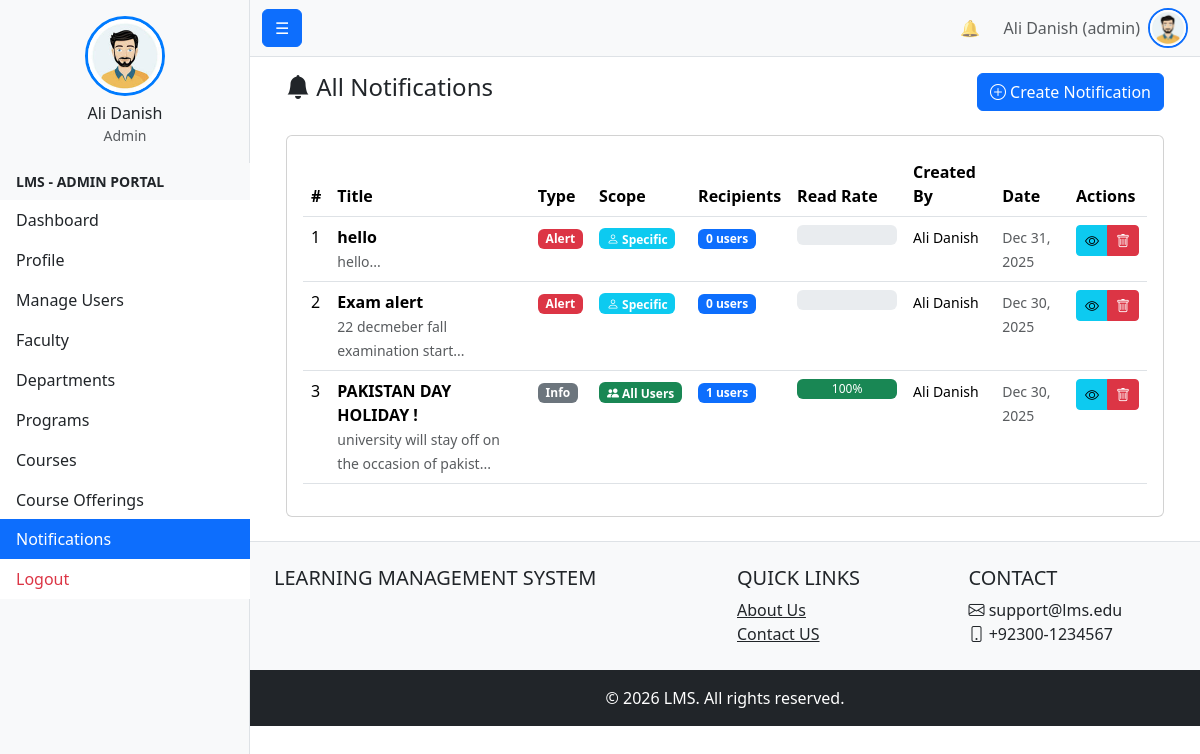
The page /public/notification/notification_list.php (signed in) on the database its author committed.
### tables this page shows
CREATE TABLE `users` (
  `id` int(11) NOT NULL,
  `first_name` varchar(100) NOT NULL,
  `last_name` varchar(100) NOT NULL,
  `full_name` varchar(201) GENERATED ALWAYS AS (concat(`first_name`,' ',`last_name`)) STORED,
  `email` varchar(255) DEFAULT NULL,
  `contact_number` varchar(20) DEFAULT NULL,
  `profile_image` varchar(255) DEFAULT NULL COMMENT 'Stores profile image filename (stored in /public/uploads/profiles/)',
  `campus_id` int(11) DEFAULT NULL,
  `gender` enum('male','female','other') DEFAULT NULL,
  `cnic` varchar(15) DEFAULT NULL,
  `date_of_birth` date DEFAULT NULL,
  `address` text DEFAULT NULL,
  `password_hash` varchar(255) NOT NULL,
  `user_code` varchar(255) NOT NULL,
  `status` enum('active','inactive','suspended') NOT NULL DEFAULT 'active',
  `is_deleted` tinyint(1) NOT NULL DEFAULT 0,
  `created_at` timestamp NOT NULL DEFAULT current_timestamp(),
  `updated_at` timestamp NOT NULL DEFAULT current_timestamp() ON UPDATE current_timestamp(),
  `last_login_at` datetime DEFAULT NULL
);

CREATE TABLE `roles` (
  `role_id` int(11) NOT NULL,
  `role_name` enum('student','faculty','admin','student_affairs','examination','admission','accounts') NOT NULL
);

CREATE TABLE `notification` (
  `notification_id` int(11) NOT NULL,
  `title` varchar(150) NOT NULL,
  `message` text NOT NULL,
  `notification_type` enum('info','warning','alert','assignment','exam','system') NOT NULL DEFAULT 'info',
  `is_general` tinyint(1) NOT NULL DEFAULT 0,
  `scheduled_at` datetime DEFAULT NULL,
  `created_by` int(11) DEFAULT NULL,
  `created_at` timestamp NOT NULL DEFAULT current_timestamp(),
  `updated_at` timestamp NOT NULL DEFAULT current_timestamp() ON UPDATE current_timestamp()
);

### config.php (called while the page is built, shortened)
<?php
function url(string $path = ''): string {
    return rtrim(BASE_URL, '/') . '/' . ltrim($path, '/');
}

### public/notification/notification_list.php (the view, shortened to what this page needs)
<?php
require_once $_SERVER['DOCUMENT_ROOT'] . '/project1/bootstrap.php';
$user_role = $_SESSION['role'];
$show_all = in_array($user_role, ['admin', 'superadmin']);
if ($show_all) {
    $sql = "
        SELECT
            n.*,
            u.full_name as created_by_name,
            COUNT(DISTINCT un.user_id) as recipient_count,
            SUM(CASE WHEN un.is_read = TRUE THEN 1 ELSE 0 END) as read_count
        FROM notification n
        LEFT JOIN users u ON n.created_by = u.id
        LEFT JOIN user_notification un ON n.notification_id = un.notification_id
        GROUP BY n.notification_id
        ORDER BY n.created_at DESC
    ";
    $stmt = $conn->prepare($sql);
}
$stmt->execute();
$notifications = [];
$result = $stmt->get_result();
while ($row = $result->fetch_assoc()) {
    $notifications[] = $row;
}
?>
<div class="container-fluid">
    <div class="row mb-4">
        <div class="col-md-8">
            <h4>
                <i class="bi bi-bell-fill"></i>
                <?= $show_all ? 'All Notifications' : 'My Notifications' ?>
            </h4>
        </div>
        <div class="col-md-4 text-end">
            <?php if (in_array($user_role, ['admin', 'superadmin', 'faculty', 'teacher'])): ?>
                <a href="create_notification.php" class="btn btn-primary">
                    <i class="bi bi-plus-circle"></i> Create Notification
                </a>
            <?php endif; ?>
        </div>
    </div>
    <?php if (empty($notifications)): ?>
        <div class="card">
            <div class="card-body text-center py-5">
                <i class="bi bi-bell-slash" style="font-size: 3rem; color: #ccc;"></i>
                <h5 class="mt-3 text-muted">No notifications found</h5>
                <p class="text-muted"><?= $show_all ? 'No notifications have been created yet.' : "You're all caught up!" ?></p>
            </div>
        </div>
    <?php else: ?>
        <div class="card">
            <div class="card-body">
                <div class="table-responsive">
                    <table class="table table-hover">
                        <thead>
                            <tr>
                                <th>#</th>
                                <th>Title</th>
                                <th>Type</th>
                                <?php if ($show_all): ?>
                                    <th>Scope</th>
                                    <th>Recipients</th>
                                    <th>Read Rate</th>
                                    <th>Created By</th>
                                <?php else: ?>
                                    <th>Status</th>
                                    <th>From</th>
                                <?php endif; ?>
                                <th>Date</th>
                                <th>Actions</th>
                            </tr>
                        </thead>
                        <tbody>
                            <?php $serial = 1; foreach ($notifications as $notif): ?>
                                <tr class="<?= (!$show_all && !$notif['is_read']) ? 'table-primary' : '' ?>">
                                    <td><?= $serial++ ?></td>
                                    <td>
                                        <strong><?= htmlspecialchars($notif['title']) ?></strong>
                                        <br>
                                        <small class="text-muted">
                                            <?= htmlspecialchars(substr($notif['message'], 0, 50)) ?>...
                                        </small>
                                    </td>
                                    <td>
                                        <span class="badge bg-<?=
                                            $notif['notification_type'] === 'alert' ? 'danger' :
                                            ($notif['notification_type'] === 'warning' ? 'warning' :
                                            ($notif['notification_type'] === 'assignment' ? 'primary' :
                                            ($notif['notification_type'] === 'exam' ? 'info' : 'secondary')))
                                        ?>">
                                            <?= ucfirst($notif['notification_type']) ?>
                                        </span>
                                    </td>
                                    <?php if ($show_all): ?>
                                        <td>
                                            <?php if ($notif['is_general']): ?>
                                                <span class="badge bg-success">
                                                    <i class="bi bi-people-fill"></i> All Users
                                                </span>
                                            <?php else: ?>
                                                <span class="badge bg-info">
                                                    <i class="bi bi-person"></i> Specific
                                                </span>
                                            <?php endif; ?>
                                        </td>
                                        <td>
                                            <span class="badge bg-primary"><?= $notif['recipient_count'] ?> users</span>
                                        </td>
                                        <td>
                                            <?php
                                            $read_percentage = $notif['recipient_count'] > 0
                                                ? round(($notif['read_count'] / $notif['recipient_count']) * 100)
                                                : 0;
                                            ?>
                                            <div class="progress" style="height: 20px; width: 100px;">
                                                <div class="progress-bar bg-success"
                                                     style="width: <?= $read_percentage ?>%">
                                                    <?= $read_percentage ?>%
                                                </div>
                                            </div>
                                        </td>
                                        <td>
                                            <small><?= htmlspecialchars($notif['created_by_name'] ?? 'System') ?></small>
                                        </td>
                                    <?php endif; ?>
                                    <td>
                                        <small class="text-muted">
                                            <?= date('M d, Y', strtotime($notif['created_at'])) ?>
                                        </small>
                                    </td>
                                    <td>
                                        <div class="btn-group btn-group-sm">
                                            <a href="view_notification.php?id=<?= $notif['notification_id'] ?>"
                                               class="btn btn-info"
                                               title="View">
                                                <i class="bi bi-eye"></i>
                                            </a>
                                            <?php if ($show_all): ?>
                                                <a href="delete_notification.php?id=<?= $notif['notification_id'] ?>"
                                                   class="btn btn-danger"
                                                   onclick="return confirm('Are you sure?')"
                                                   title="Delete">
                                                    <i class="bi bi-trash"></i>
                                                </a>
                                            <?php endif; ?>
                                        </div>
                                    </td>
                                </tr>
                            <?php endforeach; ?>
                        </tbody>
                    </table>
                </div>
            </div>
        </div>
    <?php endif; ?>
</div>
<?php
require_once '../../templates/layout/master_base.php';
?>

### templates/layout/navbar.php (shortened to what this page needs)
<?php
require_once $_SERVER['DOCUMENT_ROOT'].'/project1/bootstrap.php';
$name = 'Guest';
$role = 'guest';
$profile_image_url = url('public/male_avatar.jpeg');
if (isset($_SESSION['user_id'])) {
    $user_id = $_SESSION['user_id'];
    $stmt = $conn->prepare("
        SELECT u.full_name, r.role_name
        FROM users u
        LEFT JOIN user_roles ur ON u.id = ur.user_id
        LEFT JOIN roles r ON ur.role_id = r.role_id
        WHERE u.id = ?
        LIMIT 1
    ");
    $stmt->bind_param('i', $user_id);
    $stmt->execute();
    $result = $stmt->get_result();
    if ($row = $result->fetch_assoc()) {
        $name = $row['full_name'];
        $role = $row['role_name'] ?? 'guest';
    }
} else {
    $unread_count = 0;
    $notifications = [];
}
?>
<nav class="navbar navbar-expand-lg navbar-light bg-light border-bottom">
    <div class="container-fluid">
        <button class="btn btn-primary " id="sidebarToggle">☰</button>
        <div class="collapse navbar-collapse" id="navbarNav">
            <ul class="navbar-nav ms-auto align-items-center">
                <li class="nav-item dropdown me-3">
                    <a class="nav-link position-relative" href="#" id="notificationDropdown" role="button"
                       data-bs-toggle="dropdown" aria-expanded="false" title="Notifications">
                        🔔
                    </a>
                </li>
                <li class="nav-item me-2">
                    <span class="text-muted"><?= htmlspecialchars($name) ?> (<?= htmlspecialchars($role) ?>)</span>
                </li>
                <li class="nav-item dropdown">
                    <a class="nav-link p-0" href="#" id="userDropdown" role="button" data-bs-toggle="dropdown" aria-expanded="false" title="Profile Menu">
                        <img src="<?= $profile_image_url ?>" alt="Profile" class="rounded-circle border border-2 border-primary" style="width: 40px; height: 40px; object-fit: cover; cursor: pointer;">
                    </a>
                </li>
            </ul>
        </div>
    </div>
</nav>

### rows shown on the page
users: full_name "Ali Danish", roles.role_name "admin"
notification: title "hello", message "hello", notification_type "Alert", is_general 0 (drawn), recipient_count "0", created_by.full_name "Ali Danish", created_at "Dec 31, 2025"
notification: title "Exam alert", message "22 decmeber fall examination start", notification_type "Alert", is_general 0 (drawn), recipient_count "0", created_by.full_name "Ali Danish", created_at "Dec 30, 2025"
notification: title "PAKISTAN DAY HOLIDAY !", message "university will stay off on the occasion of pakist", notification_type "Info", is_general 1 (drawn), recipient_count "1", read_percentage "100", created_by.full_name "Ali Danish", created_at "Dec 30, 2025"

### other values the page prints
$name "Ali Danish"
$role "Admin"
$role "ADMIN"
$label "Dashboard"
$label "Profile"
$label "Manage Users"
$label "Faculty"
$label "Departments"
$label "Programs"
$label "Courses"
$label "Course Offerings"
$label "Notifications"
